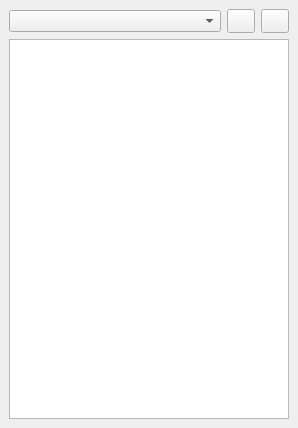
<?xml version="1.0" encoding="UTF-8"?>
<ui version="4.0">
 <class>MultiLayersCentroidsFlagDockWidget</class>
 <widget class="QDockWidget" name="MultiLayersCentroidsFlagDockWidget">
  <property name="geometry">
   <rect>
    <x>0</x>
    <y>0</y>
    <width>298</width>
    <height>428</height>
   </rect>
  </property>
  <property name="windowTitle">
   <string>Inspect Multi Layers Centroids Flags Toolbox</string>
  </property>
  <widget class="QWidget" name="dockWidgetContents">
   <layout class="QGridLayout" name="gridLayout">
    <item row="0" column="0">
     <layout class="QHBoxLayout" name="horizontalLayout">
      <item>
       <widget class="QgsMapLayerComboBox" name="flagsMapLayerComboBox">
        <property name="sizePolicy">
         <sizepolicy hsizetype="MinimumExpanding" vsizetype="Fixed">
          <horstretch>0</horstretch>
          <verstretch>0</verstretch>
         </sizepolicy>
        </property>
        <property name="minimumSize">
         <size>
          <width>160</width>
          <height>0</height>
         </size>
        </property>
        <property name="maximumSize">
         <size>
          <width>500</width>
          <height>16777215</height>
         </size>
        </property>
        <property name="toolTip">
         <string>Select the polygon flag layer</string>
        </property>
       </widget>
      </item>
      <item>
       <widget class="QPushButton" name="refreshFlagsPushButton">
        <property name="minimumSize">
         <size>
          <width>28</width>
          <height>24</height>
         </size>
        </property>
        <property name="maximumSize">
         <size>
          <width>28</width>
          <height>24</height>
         </size>
        </property>
        <property name="text">
         <string/>
        </property>
        <property name="icon">
         <iconset resource="../../../../resources.qrc">
          <normaloff>:/plugins/DsgTools/icons/reload.png</normaloff>:/plugins/DsgTools/icons/reload.png</iconset>
        </property>
       </widget>
      </item>
      <item>
       <widget class="QPushButton" name="multiLayersCentroidsPushButton">
        <property name="sizePolicy">
         <sizepolicy hsizetype="Fixed" vsizetype="Fixed">
          <horstretch>0</horstretch>
          <verstretch>0</verstretch>
         </sizepolicy>
        </property>
        <property name="minimumSize">
         <size>
          <width>28</width>
          <height>24</height>
         </size>
        </property>
        <property name="maximumSize">
         <size>
          <width>28</width>
          <height>24</height>
         </size>
        </property>
        <property name="toolTip">
         <string>Select the center point layers</string>
        </property>
        <property name="text">
         <string/>
        </property>
        <property name="icon">
         <iconset resource="../../../../resources.qrc">
          <normaloff>:/plugins/DsgTools/icons/config.png</normaloff>:/plugins/DsgTools/icons/config.png</iconset>
        </property>
        <property name="iconSize">
         <size>
          <width>100</width>
          <height>18</height>
         </size>
        </property>
       </widget>
      </item>
     </layout>
    </item>
    <item row="1" column="0">
     <widget class="QTableWidget" name="attributeTable"/>
    </item>
   </layout>
  </widget>
 </widget>
 <customwidgets>
  <customwidget>
   <class>QgsMapLayerComboBox</class>
   <extends>QComboBox</extends>
   <header>qgsmaplayercombobox.h</header>
  </customwidget>
 </customwidgets>
 <resources>
  <include location="../../../../resources.qrc"/>
 </resources>
 <connections/>
</ui>
